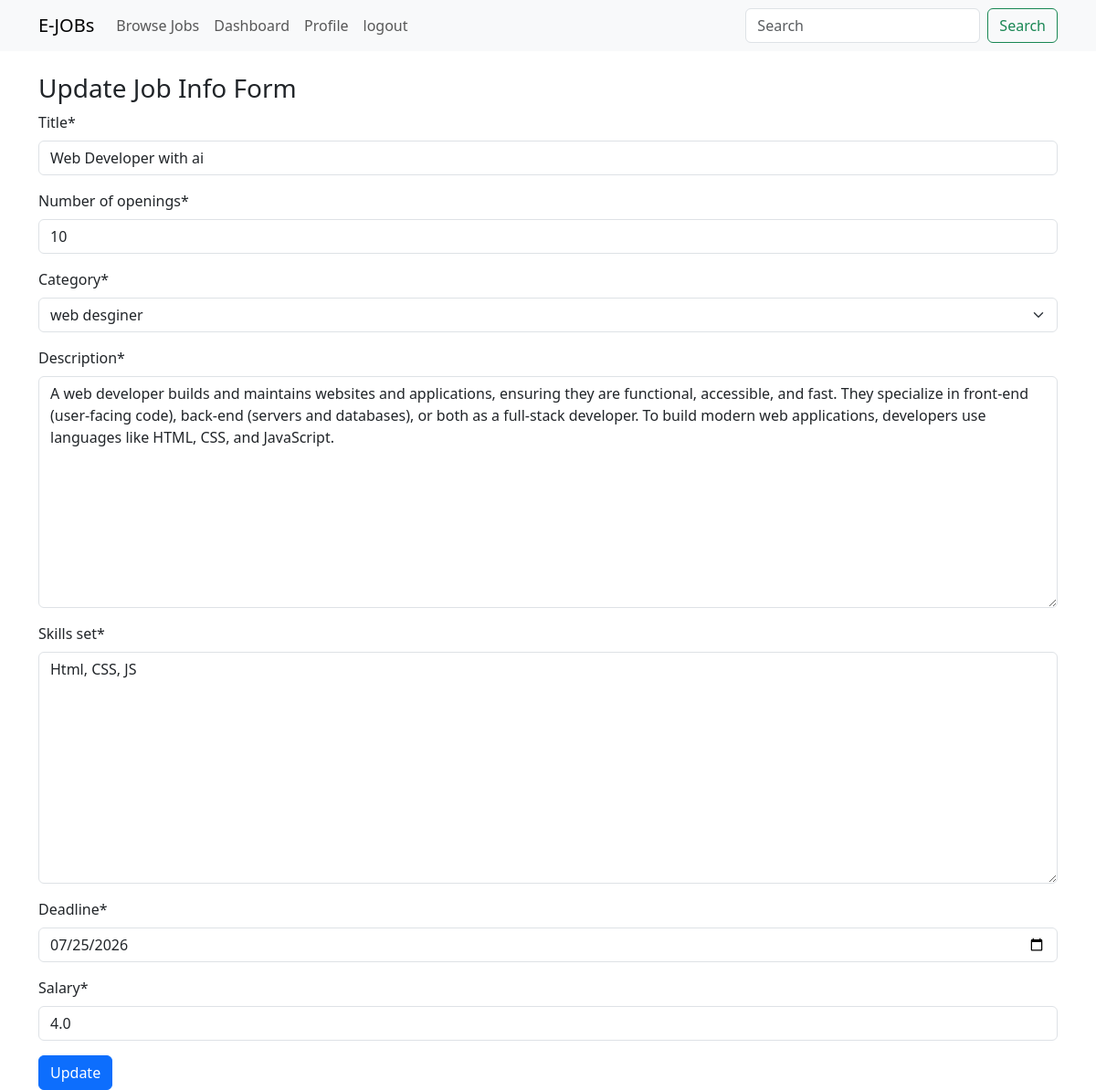
The app's page /update-job/1/ (signed in) with its own data.
### jobportal/models.py (models this page shows, shortened)
class JobPostModel(models.Model):
    posted_by = models.ForeignKey(
        RecruiterProfileModel,
        on_delete=models.CASCADE,
        related_name='job_post_info',
        null=True
    )
    title = models.CharField(max_length=200, null=True)
    number_of_openings = models.PositiveIntegerField(null=True)
    category = models.ForeignKey(
        CategoryModel,
        on_delete=models.CASCADE,
        null=True
    )
    description = models.TextField(null=True)
    skills_set = models.TextField(null=True)
    deadline = models.DateField(null=True)
    salary = models.FloatField(null=True)
    created_at = models.DateField(auto_now_add=True, null=True)
    updated_at = models.DateField(auto_now=True, null=True)

### jobportal/views.py (the view, shortened to what this page needs)
# urls.py: path('update-job/<str:id>/',update_job_view,name='update_job_view'),
@login_required
def update_job_view(request, id):
    try:
        recruiter_data = request.user.recruiter_profile
        job = JobPostModel.objects.get(id = id)
    except:
        messages.error(request, 'Please, Update your profile first.')
        return redirect('update_profile_view')
    form_data = JobPostForm(instance=job)
    context = {
        'form_data': form_data,
        'title': 'Update Job Page',
        'form_title': 'Update Job Info Form',
        'form_btn': 'Update',
    }
    return render(request, 'master/base-form.html', context)

### jobportal/forms.py
class JobPostForm(forms.ModelForm):
  class Meta:
    model = JobPostModel
    fields = '__all__'
    exclude = ['posted_by']
    widgets = {
        'deadline': forms.DateInput(attrs={
            'type': 'date'
        })
    }

### jobportal/models.py (called while the page is built)
    def __str__(self):
      return f'{self.name}'

### jobportal/templates/master/base-form.html (shortened to what this page needs)
{% extends 'master/base.html' %}
{% block content %}
{% load crispy_forms_tags %}
<h3>{{form_title}}</h3>
<form method="post" enctype="multipart/form-data">
  {{form_data|crispy}}
  <button type="submit" class="btn btn-primary">{{form_btn}}</button>
</form>
{% endblock content %}

### records on screen
JobPostModel: title "Web Developer with ai", number_of_openings "10", category "web desginer", description "A web developer builds and maintains websites and applications, ensuring they are functional, accessible, and fast. They specialize in front-end (user-facing code), back-end (servers and databases), or both as a full-stack developer. To build modern web applications, developers use languages like HTML, CSS, and JavaScript.", skills_set "Html, CSS, JS", deadline "07/25/2026", salary "4.0"
